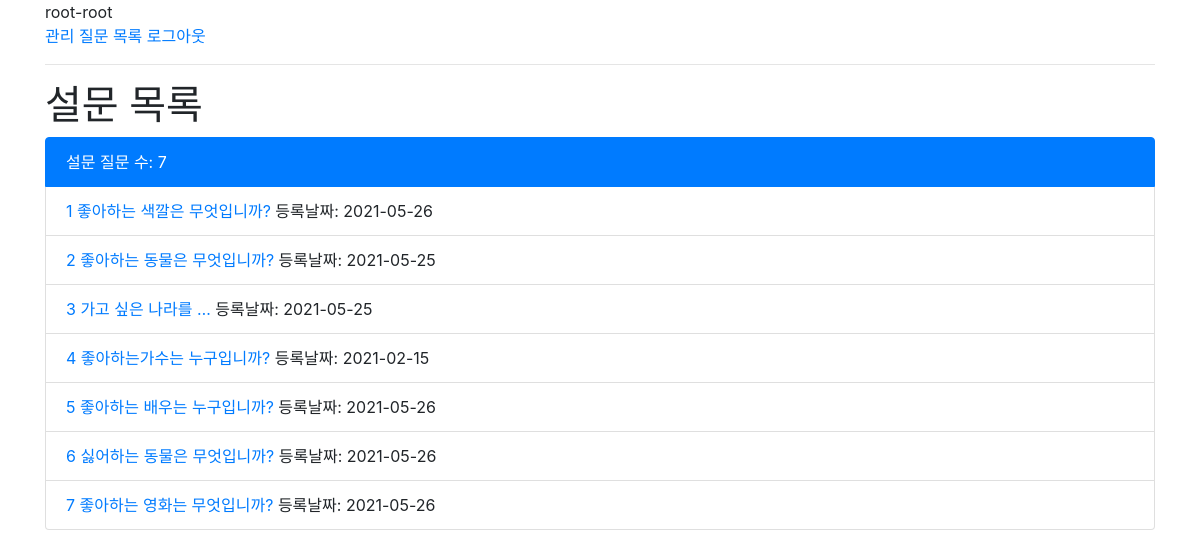
The app's page /polls/list (signed in) with its own data.
### polls/models.py (models this page shows, shortened)
class Question(models.Model):
    question_text = models.CharField(max_length=200) # CharField = NVACHAR
    pub_date = models.DateTimeField(auto_now_add=True) # auto_now_add: insert될때 일시를 자동등록

### polls/templates/polls/list.html (shortened to what this page needs)
{%extends "layout.html"%}
{%block contents%}
    <h1>설문 목록</h1>
    <ul class="list-group">
        <li class="list-group-item active" aria-current="true">설문 질문 수: {{question_list|length}}</li>
        {% for s in question_list %}
        <li class="list-group-item">
                <a href="{%url 'polls:vote' s.pk%}">
                {{s.id}} {{s.question_text|truncatewords:3}}
            </a>
            등록날짜:
            {{s.pub_date|date:'Y-m-d'}}
        </li>
        {% endfor%}
    </ul>
{%endblock contents%}

### templates/layout.html (shortened to what this page needs)
<!DOCTYPE html>
<html lang="en">
<head>
    <link rel="stylesheet" href="https://cdn.jsdelivr.net/npm/bootstrap@4.6.0/dist/css/bootstrap.min.css">
</head>
<body>
    <div class="container">
        {{user}}-{{user.username}}<br>
        <a href="/admin">관리</a>
        <a href='{% url "polls:list" %}'>질문 목록</a>
        {% if user.is_authenticated %}
        <a href="{% url 'account:logout' %}">로그아웃</a>
        {% else %}
        <a href="{% url 'account:login' %}">로그인</a>
        <a href="{% url 'account:join' %}">가입</a>
        {% endif %}
        <hr>
        {%block contents%}{%endblock contents%}
    </div>
</body>
</html>

### records on screen
Question: id "1", question_text "좋아하는 색깔은 무엇입니까?", pub_date "2021-05-26"
Question: id "2", question_text "좋아하는 동물은 무엇입니까?", pub_date "2021-05-25"
Question: id "3", question_text "가고 싶은 나라를 …", pub_date "2021-05-25"
Question: id "4", question_text "좋아하는가수는 누구입니까?", pub_date "2021-02-15"
Question: id "5", question_text "좋아하는 배우는 누구입니까?", pub_date "2021-05-26"
Question: id "6", question_text "싫어하는 동물은 무엇입니까?", pub_date "2021-05-26"
Question: id "7", question_text "좋아하는 영화는 무엇입니까?", pub_date "2021-05-26"

### other values on screen
{{ user }} "root"
{{ user.username }} "root"
{{ question_list|length }} "7"
